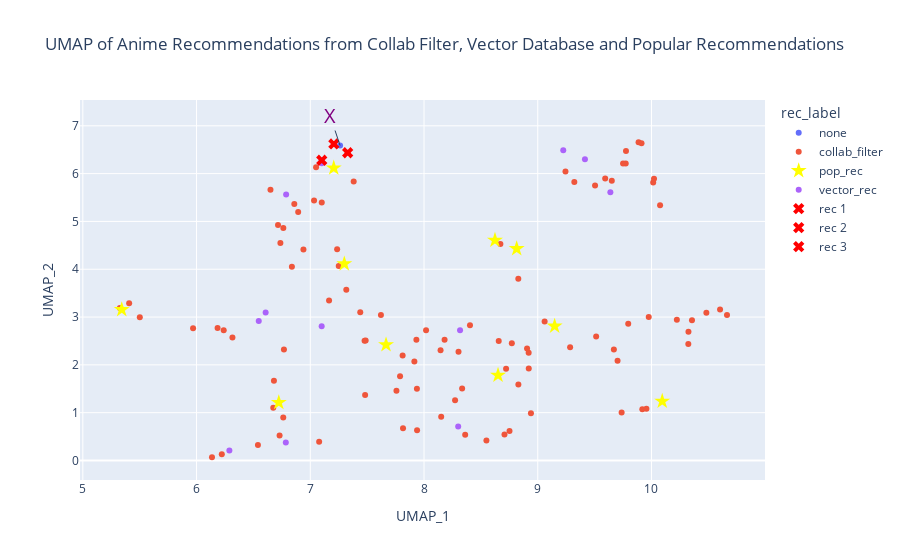

The notebook cell saved with this chart:
### Code cell
# Load a pre-trained Sentence Transformer model
model = SentenceTransformer('sentence-transformers/all-MiniLM-L6-v2')

# Encode the anime synopsis using the Sentence Transformer model
embeddings = model.encode(recs_umap['anime_Synopsis'].tolist())

# Apply UMAP for dimensionality reduction
umap_model = UMAP(n_components=2, n_neighbors=5, min_dist=0.05)
umap_result = umap_model.fit_transform(embeddings)

# Convert UMAP result to DataFrame
umap_df = pd.DataFrame(umap_result, columns=['UMAP_1', 'UMAP_2'])

# Add 'Studios' and 'Name' columns to the UMAP DataFrame
umap_df['Studios'] = recs_umap['Studios'].tolist()
umap_df['Name'] = recs_umap['Name'].tolist()
umap_df['rec_label'] = recs_umap['rec_label'].tolist()
umap_df['anime_id'] = recs_umap['anime_id'].tolist()

# Plot the UMAP with color by 'rec_label'
fig_umap = px.scatter(umap_df, x='UMAP_1', y='UMAP_2', color='rec_label', 
                      hover_data={'Studios': True, 'Name': True},
                      title='UMAP of Anime Recommendations from Collab Filter, Vector Database and Popular Recommendations')

# Modify the marker symbol for points labeled 'pop_rec' to be a star with yellow color and bigger size
fig_umap.for_each_trace(lambda t: t.update(marker=dict(symbol='star', size=12, color='yellow') if t.name == 'pop_rec' else {}))

# Add annotation for a specific point
x_coord = umap_df.loc[0, 'UMAP_1']
y_coord = umap_df.loc[0, 'UMAP_2']
fig_umap.add_annotation(x=x_coord, y=y_coord, text="X", showarrow=True, font=dict(color="purple", size=20))

# Find the three closest points to the marked point
nn_model = NearestNeighbors(n_neighbors=4, metric='euclidean')
nn_model.fit(umap_result)
distances, indices = nn_model.kneighbors([umap_result[0]])

# Collect anime IDs of the three closest points
closest_anime_ids = umap_df.loc[indices[0][1:], 'Name'].tolist()

# Plot red X symbol on the closest points (excluding the marked point)
for i, idx in enumerate(indices[0][1:], start=1):
    target_x = umap_df.loc[idx, 'UMAP_1']
    target_y = umap_df.loc[idx, 'UMAP_2']
    fig_umap.add_trace(go.Scatter(x=[target_x], y=[target_y], mode='markers', showlegend=True,
                                  marker=dict(symbol='x', size=10, color='red'), name=f'rec {i}'))


# Update hover template to include only 'Name' and 'Studios'
fig_umap.update_traces(customdata=umap_df[['Studios', 'Name']],
                        hovertemplate="<b>%{customdata[1]}</b><br>" +
                                      "Studios: %{customdata[0]}<br>" +
                                      "<extra></extra>")

# Show the plot
fig_umap.show()

### Figure 1 — Plotly figure (JSON) as saved in the notebook; plotly's stock layout.template omitted (floating-point values rounded to 4 significant figures; data arrays with more than 128 entries replaced by an {"elided": "..."} marker saying what was removed)
{"data": [{"customdata": {"elided": "123x2 str values"}, "hovertemplate": "<b>%{customdata[1]}</b><br>Studios: %{customdata[0]}<br><extra></extra>", "legendgroup": "none", "marker": {"color": "#636efa", "symbol": "circle"}, "mode": "markers", "name": "none", "orientation": "v", "showlegend": true, "type": "scatter", "x": [7.262], "xaxis": "x", "y": [6.588], "yaxis": "y"}, {"customdata": {"elided": "123x2 str values"}, "hovertemplate": "<b>%{customdata[1]}</b><br>Studios: %{customdata[0]}<br><extra></extra>", "legendgroup": "collab_filter", "marker": {"color": "#EF553B", "symbol": "circle"}, "mode": "markers", "name": "collab_filter", "orientation": "v", "showlegend": true, "type": "scatter", "x": [7.329, 6.737, 6.73, 7.937, 7.078, 9.886, 9.669, 10.02, 9.912, 9.776, 10.02, 9.774, 9.75, 9.504, 10.66, 9.244, 9.651, 6.136, 7.939, 6.838, 6.316, 6.222, 6.54, 7.758, 6.762, 6.674, 7.382, 10.6, 10.48, 9.061, 8.549, 7.317, 8.018, 9.285, 6.94, 6.768, 10.36, 9.513, 7.207, 10.32, 6.65, 10.33, 9.976, 10.22, 8.83, 8.303, 9.702, 8.145, 7.621, 8.92, 9.919, 7.165, 6.239, 7.033, 9.796, 7.477, 8.404, 7.933, 10.08, 5.501, 8.335, 8.657, 8.273, 7.815, 8.829, 7.25, 7.482, 9.593, 8.672, 7.487, 7.439, 5.326, 5.407, 8.921, 8.772, 8.94, 9.737, 5.969, 8.752, 8.151, 7.915, 7.812, 6.716, 6.763, 7.051, 7.101, 6.894, 6.859, 8.707, 8.181, 7.789, 6.68, 8.906, 8.362, 9.956, 6.185, 7.236, 8.722, 9.322], "xaxis": "x", "y": [6.436, 4.547, 0.5234, 1.498, 0.3946, 6.658, 2.323, 5.812, 6.635, 6.474, 5.891, 6.213, 6.214, 5.753, 3.042, 6.046, 5.848, 0.06795, 0.6311, 4.05, 2.571, 0.1328, 0.3229, 1.46, 0.9014, 1.101, 5.833, 3.16, 3.09, 2.908, 0.4189, 3.569, 2.724, 2.367, 4.413, 2.322, 2.933, 2.593, 6.62, 2.437, 5.664, 2.693, 3.001, 2.943, 1.588, 2.275, 2.085, 2.304, 3.045, 2.253, 1.071, 3.347, 2.726, 5.44, 2.86, 2.503, 2.831, 2.525, 5.338, 2.994, 1.507, 2.501, 1.261, 0.6731, 3.803, 4.069, 1.368, 5.9, 4.527, 2.508, 3.1, 3.192, 3.288, 1.927, 2.454, 0.9895, 1.004, 2.764, 0.6184, 0.9133, 2.071, 2.195, 4.925, 4.86, 6.133, 5.393, 5.194, 5.367, 0.5425, 2.523, 1.764, 1.67, 2.343, 0.5364, 1.082, 2.772, 4.42, 1.92, 5.822], "yaxis": "y"}, {"customdata": {"elided": "123x2 str values"}, "hovertemplate": "<b>%{customdata[1]}</b><br>Studios: %{customdata[0]}<br><extra></extra>", "legendgroup": "pop_rec", "marker": {"color": "yellow", "size": 12, "symbol": "star"}, "mode": "markers", "name": "pop_rec", "orientation": "v", "showlegend": true, "type": "scatter", "x": [6.723, 9.149, 10.09, 8.815, 5.342, 7.666, 8.624, 7.206, 7.299, 8.651], "xaxis": "x", "y": [1.212, 2.81, 1.239, 4.429, 3.155, 2.42, 4.606, 6.117, 4.112, 1.783], "yaxis": "y"}, {"customdata": {"elided": "123x2 str values"}, "hovertemplate": "<b>%{customdata[1]}</b><br>Studios: %{customdata[0]}<br><extra></extra>", "legendgroup": "vector_rec", "marker": {"color": "#ab63fa", "symbol": "circle"}, "mode": "markers", "name": "vector_rec", "orientation": "v", "showlegend": true, "type": "scatter", "x": [6.785, 9.224, 9.415, 6.788, 6.607, 7.101, 7.101, 6.547, 6.289, 9.639, 7.1, 8.3, 8.317], "xaxis": "x", "y": [0.3741, 6.489, 6.301, 5.564, 3.097, 6.219, 6.279, 2.919, 0.211, 5.609, 2.807, 0.7085, 2.726], "yaxis": "y"}, {"customdata": {"elided": "123x2 str values"}, "hovertemplate": "<b>%{customdata[1]}</b><br>Studios: %{customdata[0]}<br><extra></extra>", "marker": {"color": "red", "size": 10, "symbol": "x"}, "mode": "markers", "name": "rec 1", "showlegend": true, "type": "scatter", "x": [7.207], "y": [6.62]}, {"customdata": {"elided": "123x2 str values"}, "hovertemplate": "<b>%{customdata[1]}</b><br>Studios: %{customdata[0]}<br><extra></extra>", "marker": {"color": "red", "size": 10, "symbol": "x"}, "mode": "markers", "name": "rec 2", "showlegend": true, "type": "scatter", "x": [7.329], "y": [6.436]}, {"customdata": {"elided": "123x2 str values"}, "hovertemplate": "<b>%{customdata[1]}</b><br>Studios: %{customdata[0]}<br><extra></extra>", "marker": {"color": "red", "size": 10, "symbol": "x"}, "mode": "markers", "name": "rec 3", "showlegend": true, "type": "scatter", "x": [7.101], "y": [6.279]}], "layout": {"annotations": [{"font": {"color": "purple", "size": 20}, "showarrow": true, "text": "X", "x": 7.262, "y": 6.588}], "legend": {"title": {"text": "rec_label"}, "tracegroupgap": 0}, "title": {"text": "UMAP of Anime Recommendations from Collab Filter, Vector Database and Popular Recommendations"}, "xaxis": {"anchor": "y", "domain": [0, 1], "title": {"text": "UMAP_1"}}, "yaxis": {"anchor": "x", "domain": [0, 1], "title": {"text": "UMAP_2"}}}}
